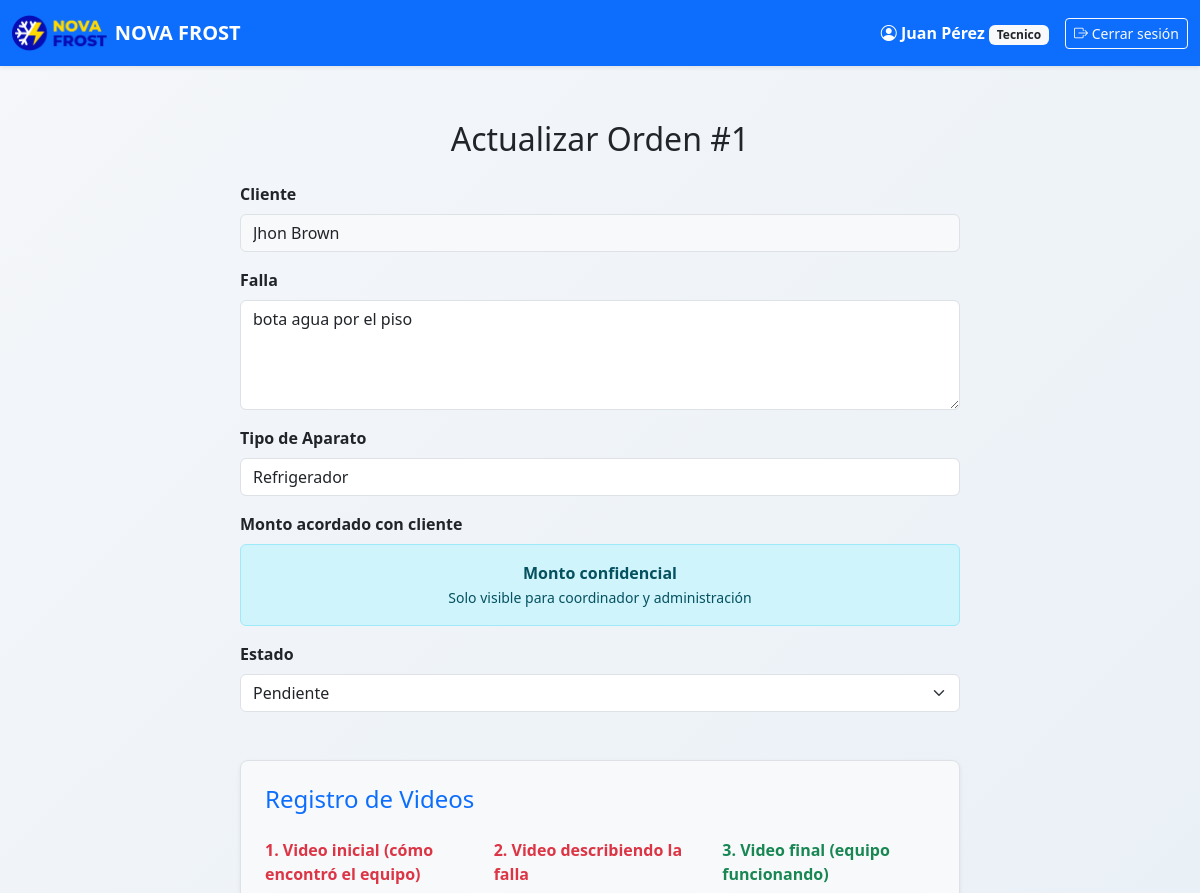
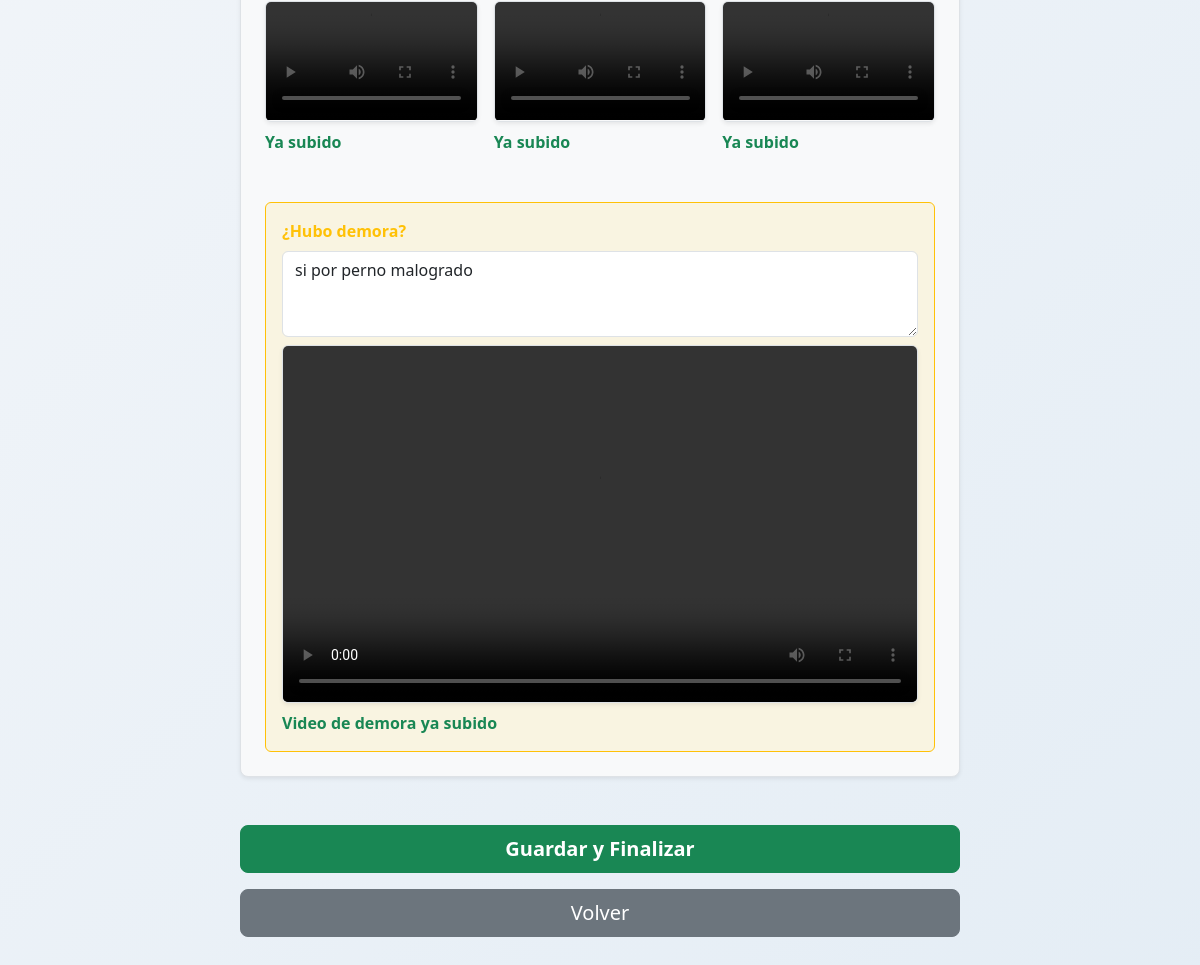
Page /actualizar_orden/1 (signed in) on the committed database (2 pictures, top to bottom).
### models.py (models this page shows, shortened)
class User(db.Model, UserMixin):
    id = db.Column(db.Integer, primary_key=True)
    email = db.Column(db.String(120), unique=True, nullable=False, index=True)
    password_hash = db.Column(db.String(255), nullable=False)
    role = db.Column(db.String(20), nullable=False, default='tecnico')
    nombre = db.Column(db.String(100), nullable=False, default='')
    apellido = db.Column(db.String(100), nullable=False, default='')
    activo = db.Column(db.Boolean, default=True)
    push_token = db.Column(db.String(500), nullable=True)
    fecha_registro = db.Column(db.DateTime, default=datetime.utcnow)
    ordenes_tecnico = db.relationship('Orden', backref='tecnico', lazy=True)
    anticipos = db.relationship('Anticipo', backref='tecnico_rel', lazy=True)
    salarios = db.relationship('Salario', backref='tecnico', lazy=True)
    def nombre_completo(self):
        if self.nombre and self.apellido:
            return f"{self.nombre} {self.apellido}"
        return self.email.split('@')[0].title()

class Orden(db.Model):
    id = db.Column(db.Integer, primary_key=True)
    cliente_id = db.Column(db.Integer, db.ForeignKey('cliente.id'), nullable=False)
    tecnico_id = db.Column(db.Integer, db.ForeignKey('user.id'), nullable=True)
    fecha = db.Column(db.DateTime, nullable=False)
    estado = db.Column(db.String(20), nullable=False)
    tipo_aparato = db.Column(db.String(50), nullable=False, default='Refrigerador')
    falla = db.Column(db.String(200), nullable=True)
    resolucion = db.Column(db.String(200), nullable=True)
    cliente = db.relationship('Cliente', backref='ordenes', lazy=True)
    valor = db.Column(db.Float, nullable=True)
    igv = db.Column(db.Float, nullable=True)
    total = db.Column(db.Float, nullable=True)
    pasajes = db.relationship('Pasaje', backref='orden', lazy=True)
    video_inicial = db.Column(db.String(255), nullable=True)
    video_falla = db.Column(db.String(255), nullable=True)
    video_final = db.Column(db.String(255), nullable=True)
    video_demora = db.Column(db.String(255), nullable=True)
    justificacion_demora = db.Column(db.Text, nullable=True)

class Cliente(db.Model):
    id = db.Column(db.Integer, primary_key=True)
    nombre = db.Column(db.String(100), nullable=False, unique=True)
    telefono = db.Column(db.String(20), nullable=True)
    direccion = db.Column(db.String(200), nullable=True)
    distrito = db.Column(db.String(100), nullable=True)
    medio_contacto = db.Column(db.String(100), nullable=False)
    fecha_creacion = db.Column(db.DateTime, default=datetime.utcnow)

### app.py (the view, shortened to what this page needs)
@app.route('/actualizar_orden/<int:orden_id>', methods=['GET', 'POST'])
@login_required
def actualizar_orden(orden_id):
    if current_user.role != 'tecnico':
        flash('Acceso restringido', 'danger')
        return redirect(url_for('dashboard'))
    orden = Orden.query.get_or_404(orden_id)
    if orden.tecnico_id != current_user.id:
        flash('No puedes editar esta orden', 'danger')
        return redirect(url_for('dashboard'))
    return render_template('actualizar_orden.html', orden=orden)

### app.py (called while the page is built)
@login_manager.user_loader
def load_user(user_id):
    return db.session.get(User, int(user_id))

### templates/actualizar_orden.html (shortened to what this page needs)
{% extends "base.html" %}
{% block content %}
<div class="container py-5">
    <h2 class="text-center mb-4">Actualizar Orden #{{ orden.id }}</h2>
    <div class="row justify-content-center">
        <div class="col-lg-8">
            <form method="POST" enctype="multipart/form-data">
                <div class="mb-3">
                    <label class="form-label fw-bold">Cliente</label>
                    <input type="text" class="form-control bg-light" value="{{ orden.cliente.nombre }}" readonly>
                </div>
                <div class="mb-3">
                    <label class="form-label fw-bold">Falla</label>
                    <textarea name="falla" class="form-control" rows="4" required>{{ orden.falla or '' }}</textarea>
                </div>
                <div class="mb-3">
                    <label class="form-label fw-bold">Tipo de Aparato</label>
                    <input type="text" name="tipo_aparato" class="form-control" value="{{ orden.tipo_aparato }}" required>
                </div>
                <div class="mb-3">
                    <label class="form-label fw-bold">Monto acordado con cliente</label>
                    <div class="alert alert-info py-3 text-center">
                        <strong>Monto confidencial</strong><br>
                        <small>Solo visible para coordinador y administración</small>
                    </div>
                </div>
                <div class="mb-3">
                    <label class="form-label fw-bold">Estado</label>
                    <select name="estado" class="form-select" required>
                        <option value="pendiente" {% if orden.estado=='pendiente' %}selected{% endif %}>Pendiente</option>
                    </select>
                </div>
                <div class="mt-5 p-4 border rounded-3 bg-light shadow-sm">
                    <h4 class="text-primary mb-4">Registro de Videos</h4>
                    <div class="row g-3">
                        <div class="col-md-4 mb-4">
                            <label class="form-label fw-bold text-danger">1. Video inicial (cómo encontró el equipo)</label>
                            {% if orden.video_inicial %}
                                <div class="ratio ratio-16x9 mb-2 border rounded overflow-hidden shadow-sm">
                                    <video controls class="w-100">
                                        <source src="{{ orden.video_inicial }}" type="video/mp4">
                                    </video>
                                </div>
                                <div class="text-success fw-bold">Ya subido</div>
                            {% else %}
                                <input type="file" name="video_inicial" accept="video/*" capture="environment" class="form-control" required>
                            {% endif %}
                        </div>
                        <div class="col-md-4 mb-4">
                            <label class="form-label fw-bold text-danger">2. Video describiendo la falla</label>
                            {% if orden.video_falla %}
                                <div class="ratio ratio-16x9 mb-2 border rounded overflow-hidden shadow-sm">
                                    <video controls class="w-100">
                                        <source src="{{ orden.video_falla }}" type="video/mp4">
                                    </video>
                                </div>
                                <div class="text-success fw-bold">Ya subido</div>
                            {% else %}
                                <input type="file" name="video_falla" accept="video/*" capture="environment" class="form-control" required>
                            {% endif %}
                        </div>
                        <div class="col-md-4 mb-4">
                            <label class="form-label fw-bold text-success">3. Video final (equipo funcionando)</label>
                            {% if orden.video_final %}
                                <div class="ratio ratio-16x9 mb-2 border rounded overflow-hidden shadow-sm">
                                    <video controls class="w-100">
                                        <source src="{{ orden.video_final }}" type="video/mp4">
                                    </video>
                                </div>
                                <div class="text-success fw-bold">Ya subido</div>
                            {% else %}
                                <input type="file" name="video_final" accept="video/*" capture="environment" class="form-control" required>
                            {% endif %}
                        </div>
                    </div>
                    <div class="mt-4 p-3 bg-warning bg-opacity-10 border border-warning rounded">
                        <label class="form-label fw-bold text-warning">¿Hubo demora?</label>
                        <textarea name="justificacion_demora" class="form-control" rows="3">{{ orden.justificacion_demora or '' }}</textarea>
                        <div class="mt-2">
                            {% if orden.video_demora %}
                                <div class="ratio ratio-16x9 mb-2 border rounded overflow-hidden shadow-sm">
                                    <video controls class="w-100">
                                        <source src="{{ orden.video_demora }}" type="video/mp4">
                                    </video>
                                </div>
                                <div class="text-success fw-bold">Video de demora ya subido</div>
                            {% else %}
                                <input type="file" name="video_demora" accept="video/*" capture="environment" class="form-control">
                            {% endif %}
                        </div>
                    </div>
                </div>
                <div class="d-grid gap-3 mt-5">
                    <button type="submit" class="btn btn-success btn-lg fw-bold">Guardar y Finalizar</button>
                    <a href="{{ url_for('dashboard') }}" class="btn btn-secondary btn-lg">Volver</a>
                </div>
            </form>
        </div>
    </div>
</div>
{% endblock %}

### templates/base.html (shortened to what this page needs)
<!DOCTYPE html>
<html lang="es">
<head>
    <link href="https://cdn.jsdelivr.net/npm/bootstrap@5.3.3/dist/css/bootstrap.min.css" rel="stylesheet"
>
    <link rel="stylesheet" href="https://cdn.jsdelivr.net/npm/bootstrap-icons@1.11.3/font/bootstrap-icons.min.css">
</head>
<body>
    <nav class="navbar navbar-expand-lg navbar-dark bg-primary shadow-sm fixed-top">
        <div class="container-fluid">
            <a class="navbar-brand d-flex align-items-center gap-2" href="{{ url_for('dashboard') }}">
                <img src="/static/logo.png" alt="Logo">
                <strong>NOVA FROST</strong>
            </a>
            <div class="collapse navbar-collapse" id="navbarNav">
                <ul class="navbar-nav ms-auto align-items-center">
                    {% if current_user.is_authenticated %}
                        <li class="nav-item me-3">
                            <span class="navbar-text user-name">
                                <i class="bi bi-person-circle"></i>
                                {{ current_user.nombre_completo() }}
                                <small class="badge bg-light text-dark">{{ current_user.role|title }}</small>
                            </span>
                        </li>
                        <li class="nav-item">
                            <a href="{{ url_for('logout') }}" class="btn btn-outline-light btn-sm">
                                <i class="bi bi-box-arrow-right"></i> Cerrar sesión
                            </a>
                        </li>
                    {% endif %}
                </ul>
            </div>
        </div>
    </nav>
    <main class="container pt-5 mt-4">
        {% block content %}{% endblock %}
    </main>
</body>
</html>

### templates/base.html (style rules this page uses)
body { background: linear-gradient(135deg, #f5f7fa 0%, #e4edf5 100%); min-height: 100vh; margin: 0; padding-bottom: 60px; }
.navbar-brand img { height: 40px; }
.user-name { font-weight: 600; color: #fff; }

### rows in the picture
User: nombre_completo "Juan Pérez", role "Tecnico"
Orden: id "1", falla "bota agua por el piso", tipo_aparato "Refrigerador", estado "Pendiente", justificacion_demora "si por perno malogrado"
Cliente: cliente.nombre "Jhon Brown"
